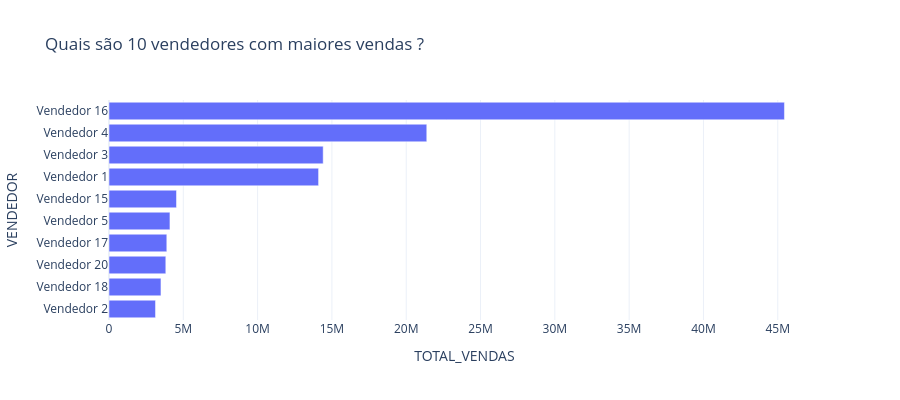

Notebook source saved alongside this figure:
### Code cell
# Filtro por texto/categoria (testa geração de WHERE com string)
chat("Quais são 10 vendedores com maiores vendas ?")

### Figure 1 — Plotly figure (JSON) as saved in the notebook; plotly's stock layout.template omitted (floating-point values rounded to 4 significant figures)
{"data": [{"alignmentgroup": "True", "hovertemplate": "TOTAL_VENDAS=%{x}<br>VENDEDOR=%{y}<extra></extra>", "legendgroup": "", "marker": {"color": "#636efa", "pattern": {"shape": ""}}, "name": "", "offsetgroup": "", "orientation": "h", "showlegend": false, "textposition": "auto", "type": "bar", "x": [3130000.0, 3496000.0, 3823000.0, 3890000.0, 4100000.0, 4541000.0, 14100000.0, 14410000.0, 21380000.0, 45450000.0], "xaxis": "x", "y": ["Vendedor 2", "Vendedor 18", "Vendedor 20", "Vendedor 17", "Vendedor 5", "Vendedor 15", "Vendedor 1", "Vendedor 3", "Vendedor 4", "Vendedor 16"], "yaxis": "y"}], "layout": {"barmode": "relative", "height": 400, "legend": {"tracegroupgap": 0}, "title": {"text": "Quais são 10 vendedores com maiores vendas ?"}, "xaxis": {"anchor": "y", "domain": [0, 1], "title": {"text": "TOTAL_VENDAS"}}, "yaxis": {"anchor": "x", "domain": [0, 1], "title": {"text": "VENDEDOR"}}}}
